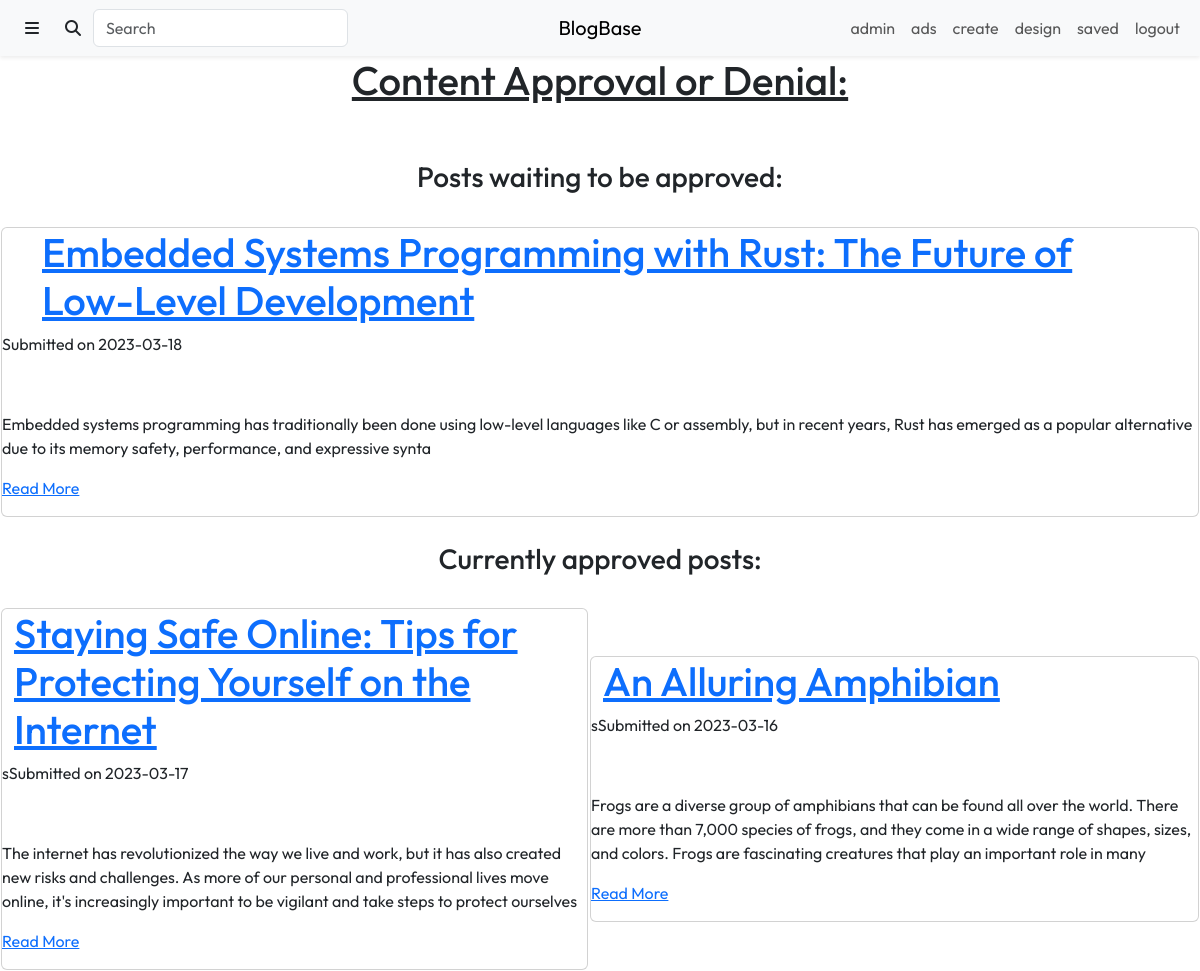
Before: /content/design_og.php (signed in) with the older database file.
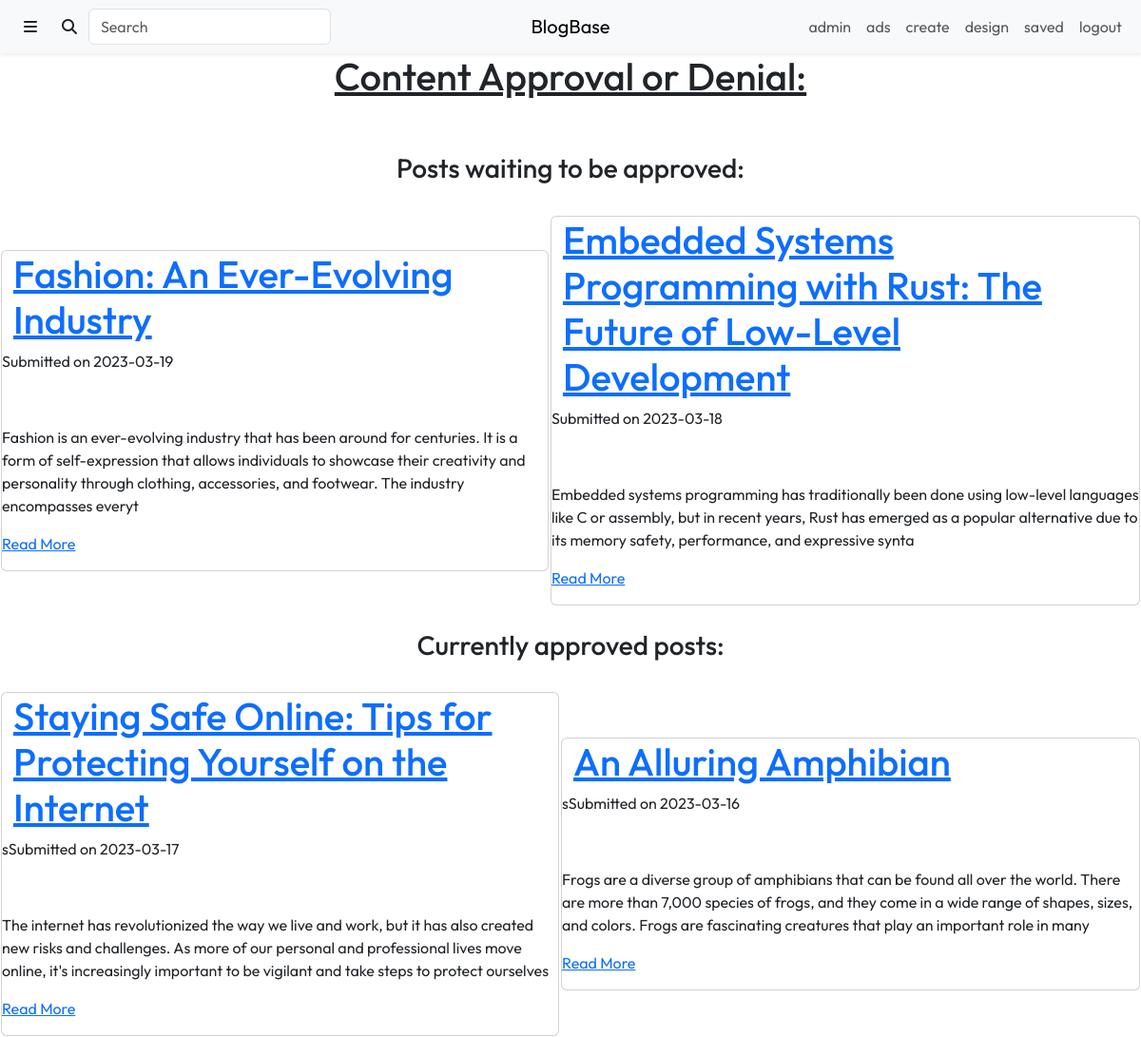
After: the same page with the newer database file.
### tables this page shows
CREATE TABLE `Articles` (
  `article_id` int(11) NOT NULL,
  `author_id` int(11) NOT NULL,
  `title` varchar(225) NOT NULL,
  `description` tinytext NOT NULL,
  `content` longblob NOT NULL,
  `submit_date` date NOT NULL DEFAULT current_timestamp(),
  `approved` tinyint(1) NOT NULL DEFAULT 0,
  `click_number` int(11) NOT NULL DEFAULT 0
);

### content/design_og.php (the view, shortened to what this page needs)
<?php
require_once "../include/connect.inc.php";
 ?>
<!DOCTYPE html>
<html lang="en">
    <head>
        <link rel="stylesheet" href="https://cdn.jsdelivr.net/npm/bootstrap@5.3.0-alpha1/dist/css/bootstrap.min.css">
        <link rel="stylesheet" href="https://cdnjs.cloudflare.com/ajax/libs/font-awesome/6.2.1/css/all.min.css">
        <link rel="stylesheet" href="./css/styles.css">
    </head>
    <body>
        <div class="header">
            <?php include "./views/header.php" ?>
        </div>
        <?php
        $current_user = $_SESSION['username'];
        $test_auth = "SELECT username
                      FROM `Users`
                      WHERE username = '$current_user' AND (admin = 1 OR designer = 1)";
        $help = $con->query($test_auth);
        if($help->num_rows > 0){
        ?>
            <center><h1><u>Content Approval or Denial:</u></h1></center>
            <br><br>
            <center><h3>Posts waiting to be approved:</h3></center>
            <br>
            <?php
            require_once "../include/connect.inc.php";
            try {
                $stmt = $con->query('SELECT article_id, title, description, submit_date
                                     FROM `Articles`
                                     WHERE approved = 0
                                     ORDER BY article_id DESC');
            ?>
                <table class="main-space">
                <?php
                if ($stmt->num_rows > 0) {
                    $stmt->fetch_assoc();
                    foreach($stmt as $row) {
                        echo "<center><td>";
                        echo '<div class="card">';
                        echo '<div class="container">';
                        echo '<h1><a href="./article.php?id=' . $row['article_id'] . '">' . $row['title'] . '</a></h1>';
                        echo '</div>';
                        echo '<p>Submitted on ' . $row['submit_date'] . '</p><br>';
                        echo '<p>' . $row['description'] . '</p>';
                        echo '<p><a href="./article.php?id=' . $row['article_id'] . '">Read More</a></p>';
                        echo '</div>';
                        echo "</td></center>";
                    }
                } else { ?>
                    <br><center><h5>There are no posts waiting to be approved</h5></center><br>
            <?php
                }
            }
            catch (PDOException $e) {
                echo $e->getMessage();
            }
            echo "</table>";
            ?>
           <br>
           <center><h3>Currently approved posts:</h3></center>
           <br>
            <?php
            try {
                $stmt = $con->query('SELECT article_id, title, description, submit_date
                                     FROM `Articles`
                                     WHERE approved = 1
                                     ORDER BY article_id DESC');
            ?>
                <table class="main-space">
                <?php
                if ($stmt->num_rows > 0) {
                    $stmt->fetch_assoc();
                    foreach ($stmt as $row) {
                        echo "<center><td>";
                        echo '<div class="card">';
                        echo '<div class="container">';
                        echo '<h1><a href="./article.php?id=' . $row['article_id'] . '">' . $row['title'] . '</a></h1>';
                        echo '</div>';
                        echo '<p>sSubmitted on ' . $row['submit_date'] . '</p><br>';
                        echo '<p>' . $row['description'] . '</p>';
                        echo '<p><a href="./article.php?id=' . $row['article_id'] . '">Read More</a></p>';
                        echo '</div>';
                        echo "</td></center>";
                    }
                } else { ?>
                    <br><center><h5>There are no posts that are currently approved</h5></center><br>
            <?php
                }
            }
            catch (PDOException $e) {
                echo $e->getMessage();
            }
            echo "</table>";
            ?>
        <?php
        }
        ?>
    </body>
</html>

Changed rows visible on the page:
added articles: title "Fashion: An Ever-Evolving Industry", submit_date "2023-03-19", description "Fashion is an ever-evolving industry that has been around for centuries. It is a form of self-expression that allows individuals to showcase their creativity and personality through clothing, accessories, and footwear. The industry encompasses everyt", shown under "Posts waiting to be approved:"
